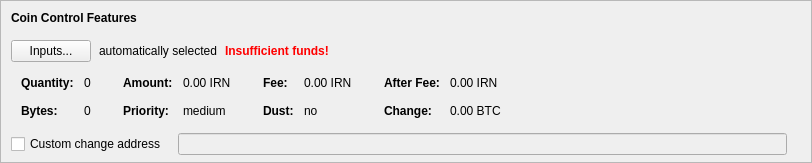
    <widget class="QFrame" name="frameCoinControl">
     <property name="sizePolicy">
      <sizepolicy hsizetype="Expanding" vsizetype="Expanding">
       <horstretch>0</horstretch>
       <verstretch>0</verstretch>
      </sizepolicy>
     </property>
     <property name="maximumSize">
      <size>
       <width>16777215</width>
       <height>16777215</height>
      </size>
     </property>
     <property name="frameShape">
      <enum>QFrame::StyledPanel</enum>
     </property>
     <property name="frameShadow">
      <enum>QFrame::Sunken</enum>
     </property>
     <layout class="QVBoxLayout" name="verticalLayoutCoinControl2">
      <property name="spacing">
       <number>0</number>
      </property>
      <property name="leftMargin">
       <number>0</number>
      </property>
      <property name="topMargin">
       <number>0</number>
      </property>
      <property name="rightMargin">
       <number>0</number>
      </property>
      <property name="bottomMargin">
       <number>6</number>
      </property>
      <item>
       <layout class="QVBoxLayout" name="verticalLayoutCoinControl" stretch="0,0,0,0,1">
        <property name="spacing">
         <number>0</number>
        </property>
        <property name="leftMargin">
         <number>10</number>
        </property>
        <property name="topMargin">
         <number>10</number>
        </property>
        <item>
         <layout class="QHBoxLayout" name="horizontalLayoutCoinControl1">
          <property name="bottomMargin">
           <number>15</number>
          </property>
          <item>
           <widget class="QLabel" name="labelCoinControlFeatures">
            <property name="sizePolicy">
             <sizepolicy hsizetype="Preferred" vsizetype="Maximum">
              <horstretch>0</horstretch>
              <verstretch>0</verstretch>
             </sizepolicy>
            </property>
            <property name="font">
             <font>
              <weight>75</weight>
              <bold>true</bold>
             </font>
            </property>
            <property name="styleSheet">
             <string notr="true">font-weight:bold;</string>
            </property>
            <property name="text">
             <string>Coin Control Features</string>
            </property>
           </widget>
          </item>
         </layout>
        </item>
        <item>
         <layout class="QHBoxLayout" name="horizontalLayoutCoinControl2" stretch="0,0,0,0">
          <property name="spacing">
           <number>8</number>
          </property>
          <property name="bottomMargin">
           <number>10</number>
          </property>
          <item>
           <widget class="QPushButton" name="pushButtonCoinControl">
            <property name="styleSheet">
             <string notr="true"/>
            </property>
            <property name="text">
             <string>Inputs...</string>
            </property>
            <property name="autoDefault">
             <bool>false</bool>
            </property>
           </widget>
          </item>
          <item>
           <widget class="QLabel" name="labelCoinControlAutomaticallySelected">
            <property name="text">
             <string>automatically selected</string>
            </property>
            <property name="margin">
             <number>5</number>
            </property>
           </widget>
          </item>
          <item>
           <widget class="QLabel" name="labelCoinControlInsuffFunds">
            <property name="font">
             <font>
              <weight>75</weight>
              <bold>true</bold>
             </font>
            </property>
            <property name="styleSheet">
             <string notr="true">color:red;font-weight:bold;</string>
            </property>
            <property name="text">
             <string>Insufficient funds!</string>
            </property>
            <property name="margin">
             <number>5</number>
            </property>
           </widget>
          </item>
          <item>
           <spacer name="horizontalSpacerCoinControl">
            <property name="orientation">
             <enum>Qt::Horizontal</enum>
            </property>
            <property name="sizeHint" stdset="0">
             <size>
              <width>40</width>
              <height>1</height>
             </size>
            </property>
           </spacer>
          </item>
         </layout>
        </item>
        <item>
         <widget class="QWidget" name="widgetCoinControl" native="true">
          <property name="sizePolicy">
           <sizepolicy hsizetype="Preferred" vsizetype="Preferred">
            <horstretch>0</horstretch>
            <verstretch>0</verstretch>
           </sizepolicy>
          </property>
          <property name="minimumSize">
           <size>
            <width>0</width>
            <height>0</height>
           </size>
          </property>
          <property name="styleSheet">
           <string notr="true"/>
          </property>
          <layout class="QHBoxLayout" name="horizontalLayoutCoinControl5">
           <property name="leftMargin">
            <number>0</number>
           </property>
           <property name="topMargin">
            <number>0</number>
           </property>
           <property name="rightMargin">
            <number>0</number>
           </property>
           <property name="bottomMargin">
            <number>0</number>
           </property>
           <item>
            <layout class="QHBoxLayout" name="horizontalLayoutCoinControl3" stretch="0,0,0,1">
             <property name="spacing">
              <number>20</number>
             </property>
             <property name="topMargin">
              <number>0</number>
             </property>
             <property name="bottomMargin">
              <number>10</number>
             </property>
             <item>
              <layout class="QFormLayout" name="formLayoutCoinControl1">
               <property name="horizontalSpacing">
                <number>10</number>
               </property>
               <property name="verticalSpacing">
                <number>14</number>
               </property>
               <property name="leftMargin">
                <number>10</number>
               </property>
               <property name="topMargin">
                <number>4</number>
               </property>
               <property name="rightMargin">
                <number>6</number>
               </property>
               <item row="0" column="0">
                <widget class="QLabel" name="labelCoinControlQuantityText">
                 <property name="font">
                  <font>
                   <weight>75</weight>
                   <bold>true</bold>
                  </font>
                 </property>
                 <property name="text">
                  <string>Quantity:</string>
                 </property>
                 <property name="margin">
                  <number>0</number>
                 </property>
                </widget>
               </item>
               <item row="0" column="1">
                <widget class="QLabel" name="labelCoinControlQuantity">
                 <property name="cursor">
                  <cursorShape>IBeamCursor</cursorShape>
                 </property>
                 <property name="contextMenuPolicy">
                  <enum>Qt::ActionsContextMenu</enum>
                 </property>
                 <property name="text">
                  <string notr="true">0</string>
                 </property>
                 <property name="margin">
                  <number>0</number>
                 </property>
                 <property name="textInteractionFlags">
                  <set>Qt::LinksAccessibleByMouse|Qt::TextSelectableByKeyboard|Qt::TextSelectableByMouse</set>
                 </property>
                </widget>
               </item>
               <item row="1" column="0">
                <widget class="QLabel" name="labelCoinControlBytesText">
                 <property name="font">
                  <font>
                   <weight>75</weight>
                   <bold>true</bold>
                  </font>
                 </property>
                 <property name="text">
                  <string>Bytes:</string>
                 </property>
                </widget>
               </item>
               <item row="1" column="1">
                <widget class="QLabel" name="labelCoinControlBytes">
                 <property name="cursor">
                  <cursorShape>IBeamCursor</cursorShape>
                 </property>
                 <property name="contextMenuPolicy">
                  <enum>Qt::ActionsContextMenu</enum>
                 </property>
                 <property name="text">
                  <string notr="true">0</string>
                 </property>
                 <property name="textInteractionFlags">
                  <set>Qt::LinksAccessibleByMouse|Qt::TextSelectableByKeyboard|Qt::TextSelectableByMouse</set>
                 </property>
                </widget>
               </item>
              </layout>
             </item>
             <item>
              <layout class="QFormLayout" name="formLayoutCoinControl2">
               <property name="horizontalSpacing">
                <number>10</number>
               </property>
               <property name="verticalSpacing">
                <number>14</number>
               </property>
               <property name="leftMargin">
                <number>6</number>
               </property>
               <property name="topMargin">
                <number>4</number>
               </property>
               <property name="rightMargin">
                <number>6</number>
               </property>
               <item row="0" column="0">
                <widget class="QLabel" name="labelCoinControlAmountText">
                 <property name="font">
                  <font>
                   <weight>75</weight>
                   <bold>true</bold>
                  </font>
                 </property>
                 <property name="text">
                  <string>Amount:</string>
                 </property>
                 <property name="margin">
                  <number>0</number>
                 </property>
                </widget>
               </item>
               <item row="0" column="1">
                <widget class="QLabel" name="labelCoinControlAmount">
                 <property name="cursor">
                  <cursorShape>IBeamCursor</cursorShape>
                 </property>
                 <property name="contextMenuPolicy">
                  <enum>Qt::ActionsContextMenu</enum>
                 </property>
                 <property name="text">
                  <string notr="true">0.00 IRN</string>
                 </property>
                 <property name="textInteractionFlags">
                  <set>Qt::LinksAccessibleByMouse|Qt::TextSelectableByKeyboard|Qt::TextSelectableByMouse</set>
                 </property>
                </widget>
               </item>
               <item row="1" column="0">
                <widget class="QLabel" name="labelCoinControlPriorityText">
                 <property name="font">
                  <font>
                   <weight>75</weight>
                   <bold>true</bold>
                  </font>
                 </property>
                 <property name="text">
                  <string>Priority:</string>
                 </property>
                </widget>
               </item>
               <item row="1" column="1">
                <widget class="QLabel" name="labelCoinControlPriority">
                 <property name="cursor">
                  <cursorShape>IBeamCursor</cursorShape>
                 </property>
                 <property name="contextMenuPolicy">
                  <enum>Qt::ActionsContextMenu</enum>
                 </property>
                 <property name="text">
                  <string notr="true">medium</string>
                 </property>
                 <property name="textInteractionFlags">
                  <set>Qt::LinksAccessibleByMouse|Qt::TextSelectableByKeyboard|Qt::TextSelectableByMouse</set>
                 </property>
                </widget>
               </item>
              </layout>
             </item>
             <item>
              <layout class="QFormLayout" name="formLayoutCoinControl3">
               <property name="horizontalSpacing">
                <number>10</number>
               </property>
               <property name="verticalSpacing">
                <number>14</number>
               </property>
               <property name="leftMargin">
                <number>6</number>
               </property>
               <property name="topMargin">
                <number>4</number>
               </property>
               <property name="rightMargin">
                <number>6</number>
               </property>
               <item row="0" column="0">
                <widget class="QLabel" name="labelCoinControlFeeText">
                 <property name="font">
                  <font>
                   <weight>75</weight>
                   <bold>true</bold>
                  </font>
                 </property>
                 <property name="text">
                  <string>Fee:</string>
                 </property>
                 <property name="margin">
                  <number>0</number>
                 </property>
                </widget>
               </item>
               <item row="0" column="1">
                <widget class="QLabel" name="labelCoinControlFee">
                 <property name="cursor">
                  <cursorShape>IBeamCursor</cursorShape>
                 </property>
                 <property name="contextMenuPolicy">
                  <enum>Qt::ActionsContextMenu</enum>
                 </property>
                 <property name="text">
                  <string notr="true">0.00 IRN</string>
                 </property>
                 <property name="textInteractionFlags">
                  <set>Qt::LinksAccessibleByMouse|Qt::TextSelectableByKeyboard|Qt::TextSelectableByMouse</set>
                 </property>
                </widget>
               </item>
               <item row="1" column="0">
                <widget class="QLabel" name="labelCoinControlLowOutputText">
                 <property name="font">
                  <font>
                   <weight>75</weight>
                   <bold>true</bold>
                  </font>
                 </property>
                 <property name="text">
                  <string>Dust:</string>
                 </property>
                </widget>
               </item>
               <item row="1" column="1">
                <widget class="QLabel" name="labelCoinControlLowOutput">
                 <property name="cursor">
                  <cursorShape>IBeamCursor</cursorShape>
                 </property>
                 <property name="contextMenuPolicy">
                  <enum>Qt::ActionsContextMenu</enum>
                 </property>
                 <property name="text">
                  <string notr="true">no</string>
                 </property>
                 <property name="textInteractionFlags">
                  <set>Qt::LinksAccessibleByMouse|Qt::TextSelectableByKeyboard|Qt::TextSelectableByMouse</set>
                 </property>
                </widget>
               </item>
              </layout>
             </item>
             <item>
              <layout class="QFormLayout" name="formLayoutCoinControl4">
               <property name="horizontalSpacing">
                <number>10</number>
               </property>
               <property name="verticalSpacing">
                <number>14</number>
               </property>
               <property name="leftMargin">
                <number>6</number>
               </property>
               <property name="topMargin">
                <number>4</number>
               </property>
               <property name="rightMargin">
                <number>6</number>
               </property>
               <item row="0" column="0">
                <widget class="QLabel" name="labelCoinControlAfterFeeText">
                 <property name="font">
                  <font>
                   <weight>75</weight>
                   <bold>true</bold>
                  </font>
                 </property>
                 <property name="text">
                  <string>After Fee:</string>
                 </property>
                 <property name="margin">
                  <number>0</number>
                 </property>
                </widget>
               </item>
               <item row="0" column="1">
                <widget class="QLabel" name="labelCoinControlAfterFee">
                 <property name="cursor">
                  <cursorShape>IBeamCursor</cursorShape>
                 </property>
                 <property name="contextMenuPolicy">
                  <enum>Qt::ActionsContextMenu</enum>
                 </property>
                 <property name="text">
                  <string notr="true">0.00 IRN</string>
                 </property>
                 <property name="textInteractionFlags">
                  <set>Qt::LinksAccessibleByMouse|Qt::TextSelectableByKeyboard|Qt::TextSelectableByMouse</set>
                 </property>
                </widget>
               </item>
               <item row="1" column="0">
                <widget class="QLabel" name="labelCoinControlChangeText">
                 <property name="font">
                  <font>
                   <weight>75</weight>
                   <bold>true</bold>
                  </font>
                 </property>
                 <property name="text">
                  <string>Change:</string>
                 </property>
                </widget>
               </item>
               <item row="1" column="1">
                <widget class="QLabel" name="labelCoinControlChange">
                 <property name="cursor">
                  <cursorShape>IBeamCursor</cursorShape>
                 </property>
                 <property name="contextMenuPolicy">
                  <enum>Qt::ActionsContextMenu</enum>
                 </property>
                 <property name="text">
                  <string notr="true">0.00 BTC</string>
                 </property>
                 <property name="textInteractionFlags">
                  <set>Qt::LinksAccessibleByMouse|Qt::TextSelectableByKeyboard|Qt::TextSelectableByMouse</set>
                 </property>
                </widget>
               </item>
              </layout>
             </item>
            </layout>
           </item>
          </layout>
         </widget>
        </item>
        <item>
         <layout class="QHBoxLayout" name="horizontalLayoutCoinControl4" stretch="0,0,0">
          <property name="spacing">
           <number>12</number>
          </property>
          <property name="sizeConstraint">
           <enum>QLayout::SetDefaultConstraint</enum>
          </property>
          <property name="topMargin">
           <number>5</number>
          </property>
          <property name="rightMargin">
           <number>5</number>
          </property>
          <item>
           <widget class="QCheckBox" name="checkBoxCoinControlChange">
            <property name="toolTip">
             <string>If this is activated, but the change address is empty or invalid, change will be sent to a newly generated address.</string>
            </property>
            <property name="text">
             <string>Custom change address</string>
            </property>
           </widget>
          </item>
          <item>
           <widget class="QValidatedLineEdit" name="lineEditCoinControlChange">
            <property name="enabled">
             <bool>false</bool>
            </property>
            <property name="sizePolicy">
             <sizepolicy hsizetype="Expanding" vsizetype="Fixed">
              <horstretch>0</horstretch>
              <verstretch>0</verstretch>
             </sizepolicy>
            </property>
           </widget>
          </item>
          <item>
           <widget class="QLabel" name="labelCoinControlChangeLabel">
            <property name="sizePolicy">
             <sizepolicy hsizetype="Preferred" vsizetype="Expanding">
              <horstretch>0</horstretch>
              <verstretch>0</verstretch>
             </sizepolicy>
            </property>
            <property name="minimumSize">
             <size>
              <width>0</width>
              <height>0</height>
             </size>
            </property>
            <property name="text">
             <string/>
            </property>
            <property name="margin">
             <number>3</number>
            </property>
           </widget>
          </item>
         </layout>
        </item>
        <item>
         <spacer name="verticalSpacerCoinControl">
          <property name="orientation">
           <enum>Qt::Vertical</enum>
          </property>
          <property name="sizeHint" stdset="0">
           <size>
            <width>800</width>
            <height>1</height>
           </size>
          </property>
         </spacer>
        </item>
       </layout>
      </item>
     </layout>
    </widget>
